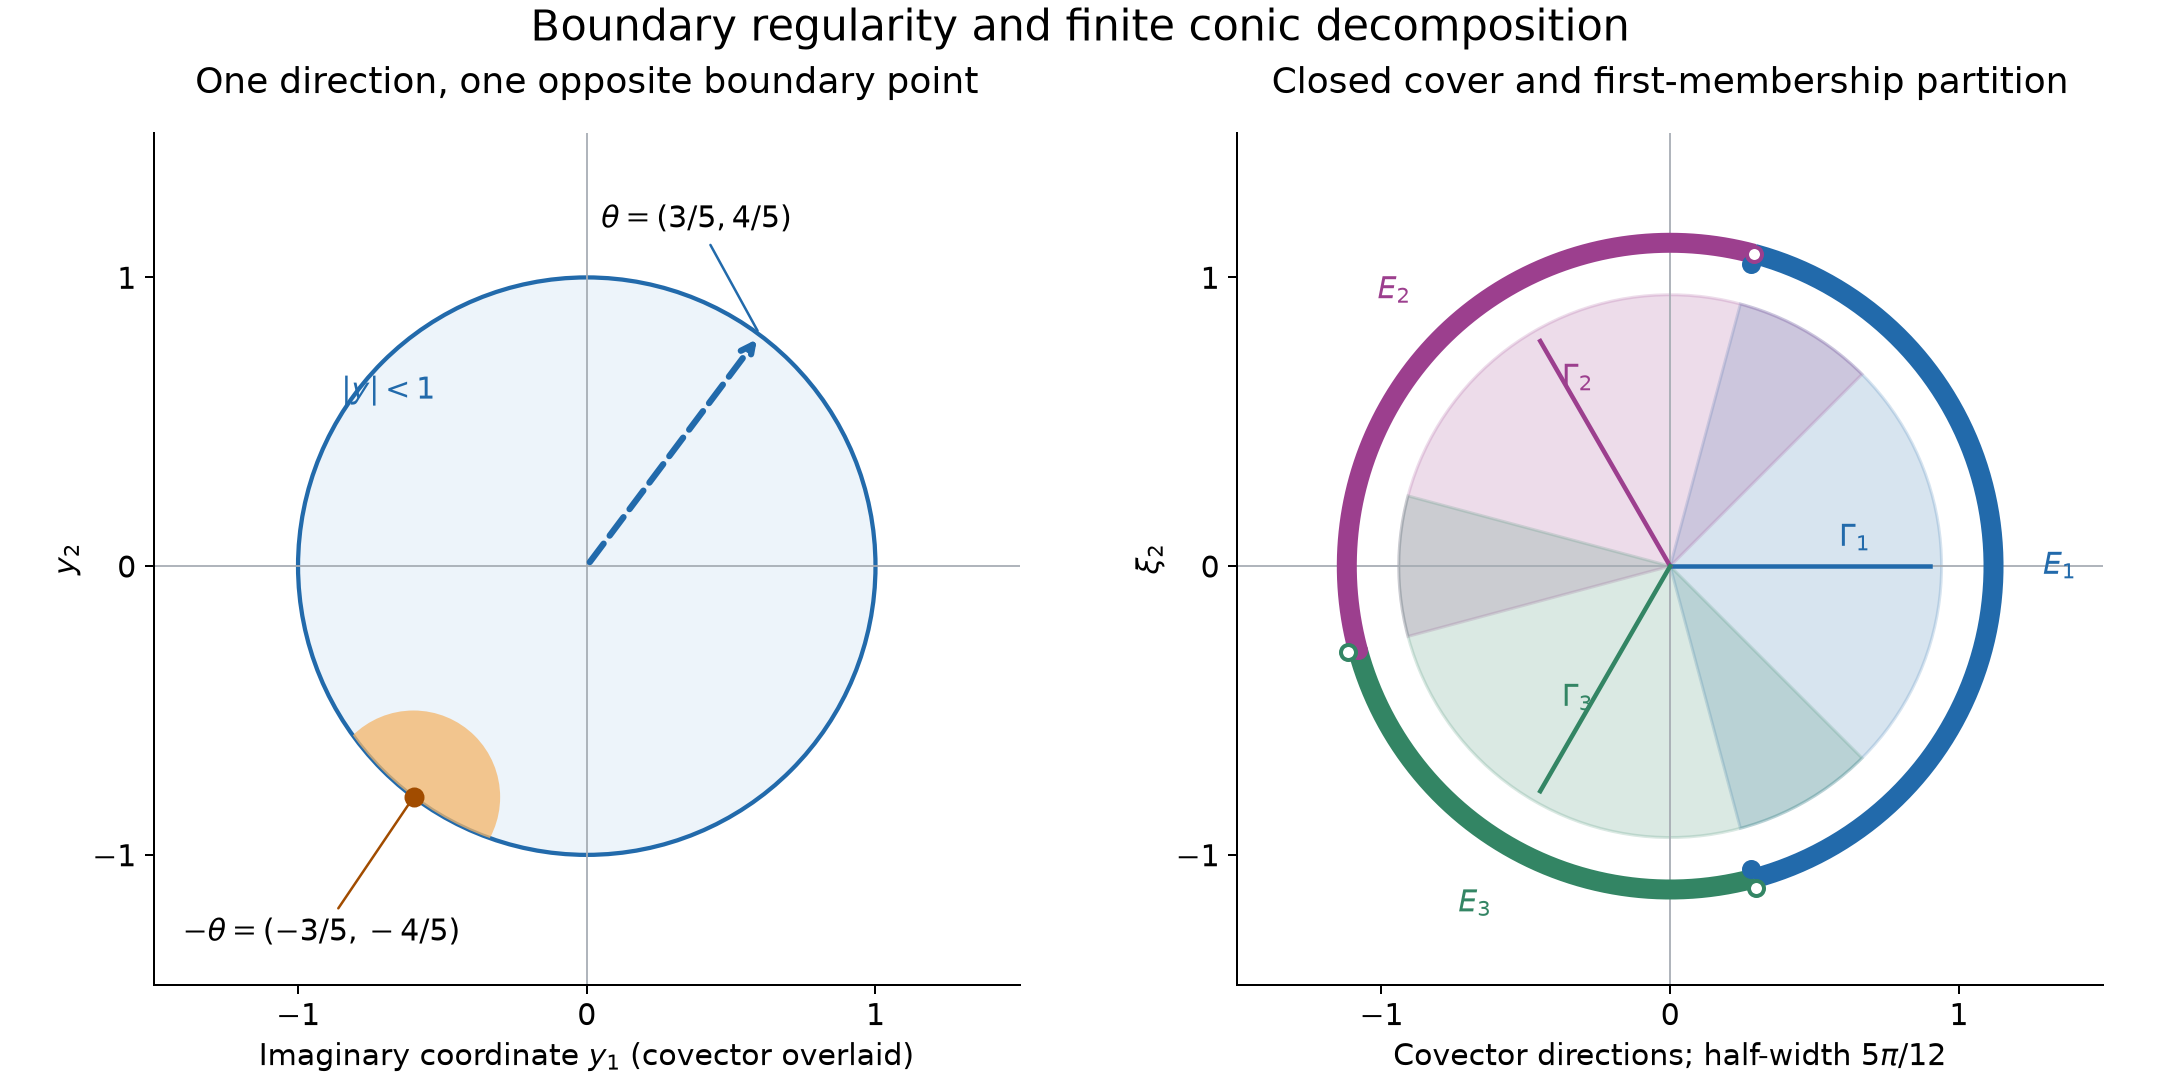

Here is the Python script that generated this plot:
"""Original figure for AN01-U079; CC0. Requires numpy and matplotlib."""
from pathlib import Path
import numpy as np
import matplotlib
matplotlib.use('Agg')
import matplotlib.pyplot as plt
from matplotlib.patches import Circle, Wedge

plt.rcParams.update({'font.family':'DejaVu Sans','font.size':12,'svg.hashsalt':'AN01-U079'})
fig,axes=plt.subplots(1,2,figsize=(12,6),layout='constrained')
colors=['#226aab','#9c3f8e','#338564']
for ax in axes:
 ax.set_aspect('equal');ax.set_xlim(-1.5,1.5);ax.set_ylim(-1.45,1.5)
 ax.axhline(0,color='#a5abb3',lw=.7);ax.axvline(0,color='#a5abb3',lw=.7)
 ax.set_xticks([-1,0,1]);ax.set_yticks([-1,0,1]);ax.spines[['top','right']].set_visible(False)
ax=axes[0];ax.set_title('One direction, one opposite boundary point',pad=16)
disk=Circle((0,0),1,facecolor='#edf4fa',edgecolor='#226aab',lw=1.7);ax.add_patch(disk)
theta=np.array([.6,.8]);p=-theta
cap=Circle(p,.30,facecolor='#f4b66a',alpha=.75,edgecolor='none');cap.set_clip_path(disk);ax.add_patch(cap)
ax.annotate('',theta,(0,0),arrowprops=dict(arrowstyle='->',color='#226aab',lw=2.5,linestyle='--'))
ax.plot(*p,'o',color='#a14c00',ms=7)
ax.annotate(r'$\theta=(3/5,4/5)$',theta,xytext=(.05,1.17),arrowprops=dict(arrowstyle='-',color='#226aab'),fontsize=12)
ax.annotate(r'$-\theta=(-3/5,-4/5)$',p,xytext=(-1.4,-1.3),arrowprops=dict(arrowstyle='-',color='#a14c00'),fontsize=12)
ax.text(-.85,.58,r'$|y|<1$',color='#226aab');ax.set_xlabel(r'Imaginary coordinate $y_1$ (covector overlaid)');ax.set_ylabel(r'$y_2$')
ax=axes[1];ax.set_title('Closed cover and first-membership partition',pad=16)
for j,center in enumerate([0,120,240]):
 ax.add_patch(Wedge((0,0),.94,center-75,center+75,facecolor=colors[j],alpha=.18,edgecolor=colors[j],lw=1.2))
 t=np.deg2rad(center);ax.plot([0,.9*np.cos(t)],[0,.9*np.sin(t)],color=colors[j],lw=1.8)
 ax.text(.64*np.cos(t),.64*np.sin(t)+.07,r'$\Gamma_'+str(j+1)+'$',ha='center',color=colors[j])
for lo,hi,j in [(-75,75,0),(75,195,1),(195,285,2)]:
 t=np.deg2rad(np.linspace(lo,hi,350));ax.plot(1.12*np.cos(t),1.12*np.sin(t),color=colors[j],lw=8,solid_capstyle='butt')
 mid=np.deg2rad((lo+hi)/2);ax.text(1.35*np.cos(mid),1.35*np.sin(mid),r'$E_'+str(j+1)+'$',ha='center',va='center',color=colors[j])
 # Endpoint membership is shown on separated radii so both adjacent limits remain visible.
 for angle,closed in [(lo,j==0),(hi,j!=2)]:
  t=np.deg2rad(angle);rad=1.12+(j-1)*.035
  ax.plot(rad*np.cos(t),rad*np.sin(t),'o',ms=6,mec=colors[j],mfc=colors[j] if closed else 'white',mew=1.6,zorder=10)
ax.set_xlabel(r'Covector directions; half-width $5\pi/12$');ax.set_ylabel(r'$\xi_2$')
fig.suptitle('Boundary regularity and finite conic decomposition',fontsize=17)
out=Path(__file__).resolve().parent
fig.savefig(out/'boundary-cone-partition.png',dpi=180)
fig.savefig(out/'boundary-cone-partition.svg',metadata={'Date':None,'Creator':'Original AN01-U079 figure; CC0'})
p=out/'boundary-cone-partition.svg';p.write_text('\n'.join(l.rstrip() for l in p.read_text(encoding='utf-8').splitlines())+'\n',encoding='utf-8')
